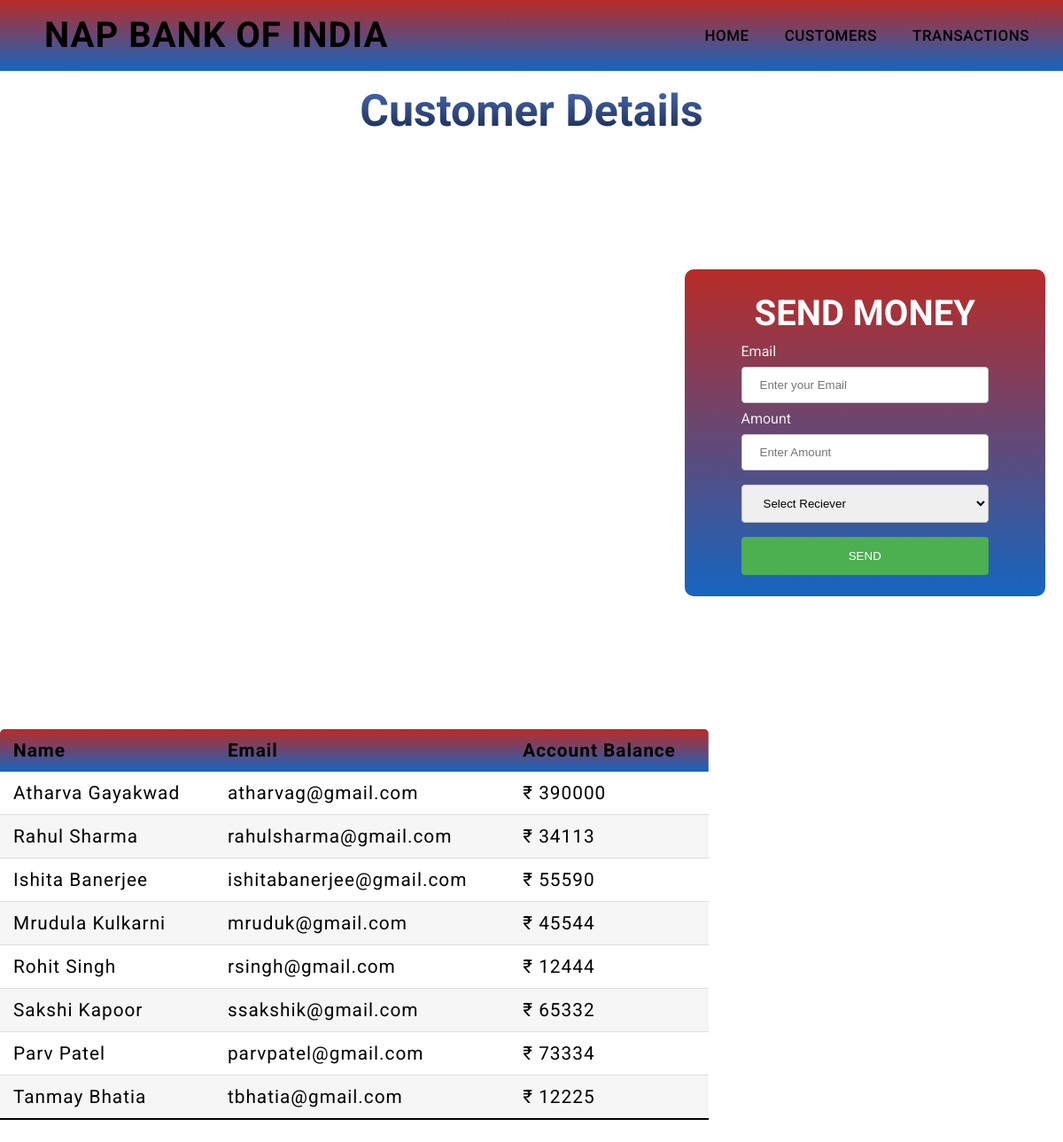
Before: /customers/ with the older database file.
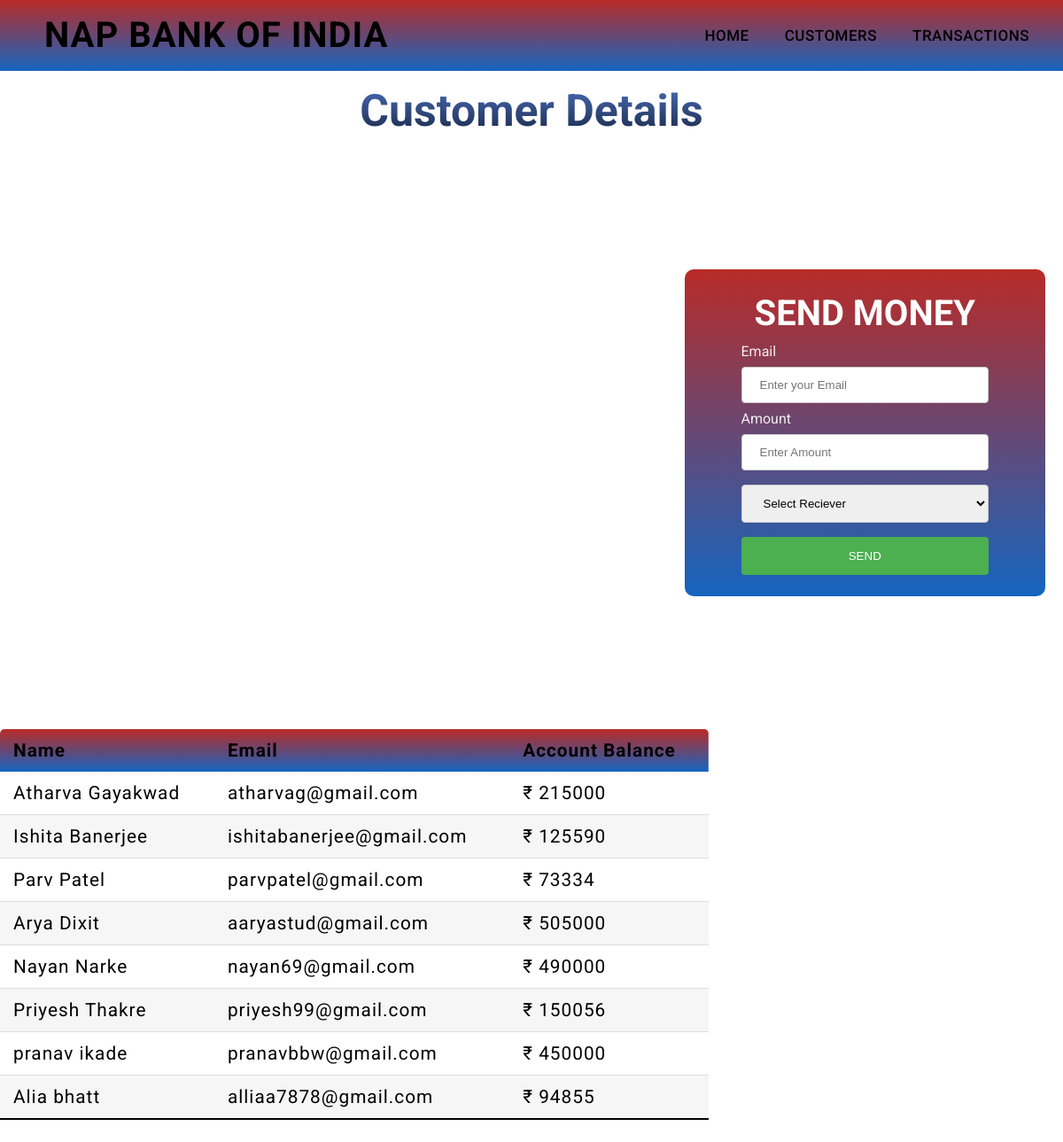
After: the same page with the newer database file.
### tsf/models.py (models this page shows, shortened)
class CustomerDetailModel(models.Model):
    name = models.CharField(max_length=100)
    email = models.EmailField(max_length=100)
    available_balance = models.IntegerField()
    class Meta:
        verbose_name = 'Customer Detail'
        verbose_name_plural = 'Customer Details'

### tsf/views.py (the view, shortened to what this page needs)
# urls.py: path('customers/', views.customers, name="customers"),
def customers(request):
    customers = CustomerDetailModel.objects.all()
    context = {
        'customers': customers
    }
    return render(request, 'customerpage.html', context)

### templates/customerpage.html (shortened to what this page needs)
{% extends 'index.html' %}
{% load static %}
{% block content %}
    <div class="label-div">
        <label class="heading">Customer Details</label><br>
    </div>
	<aside>
	<div class="center">
		<h2 class="t2">SEND MONEY</h2>
		<form method="post">
		<div class="text-field">
			<label>Email</label>
			<input type="Email" name="send_email" placeholder="Enter your Email">
		</div>
		<div class="text-field">
			<label>Amount</label>
			<input type="text" name="amount" placeholder="Enter Amount">
		</div>
			<select id="email" name="email">
				<option value="{{email}}">Select Reciever </option>
			</select><br>
			<input type="submit" name="submit" value="SEND">
		</form>
	</div>
	</aside>
	<section>
		<table class="table1">
			<thead>
				<tr>
					<th>Name</th>
					<th>Email</th>
					<th>Account Balance</th>
				</tr>
			</thead>
			<body>
				{% for i in customers %}
				<tr>
					<td>{{i.name}}</td>
					<td>{{i.email}}</td>
					<td>₹ {{i.available_balance}}</td>
				</tr>
				{% endfor %}
			</body>
		</table>
	</section>
{% endblock %}

### templates/index.html (shortened to what this page needs)
{% load static %}
<!DOCTYPE html>
<html lang="en">
<head>
	<link rel="stylesheet" href="{% static 'style.css' %}">
	<link rel="stylesheet" href="https://cdnjs.cloudflare.com/ajax/libs/font-awesome/4.7.0/css/font-awesome.min.css">
</head>
<body>
    {% include 'includes/navbar.html' %}
    {% block content %} {% endblock %}
</body>
</html>

### templates/includes/navbar.html (shortened to what this page needs)
{% load static %}
<nav>
    <a href="{% url 'home' %}" class="logo">NAP Bank of India</a>
    <ul>
        <li><a href="{% url 'home' %}">Home</a></li>
        <li><a href="{% url 'customers' %}">Customers</a></li>
        <li><a href="{% url 'transactions' %}">Transactions</a></li>
    </ul>
</nav>

### static/style.css (style rules this page uses)
:root { --primary-color:linear-gradient(#b92b27, #1565C0); --font-used: "Roboto", sans-serif; }
* { padding: 0; margin: 0; text-decoration: none; box-sizing: border-box; }
nav { background: var(--primary-color); height: 80px; width: 100%; }
a.logo { font-family: var(--font-used); color: black; font-size: 2.5rem; line-height: 80px; letter-spacing: 1px; padding: 0 50px; font-weight: bold; text-transform: uppercase; }
nav ul { float: right; margin-right: 20px; }
nav ul li { display: inline-block; line-height: 80px; margin: 0 5px; letter-spacing: 0.5px; font-weight: 500; }
nav ul li a { color: black; font-size: 17px; padding: 7px 13px; border: 3px; text-transform: uppercase; font-family: "Roboto", sans-serif; }
.heading { background: linear-gradient(#4b6cb7, #182848); -webkit-background-clip: text; color: transparent; font-size: 50px; padding: 0 50px; font-weight: bold; font-family: var(--font-used); }
.label-div { text-align: center; padding-top: 1rem; }
.t2 { color: white; font-family: var(--font-used); font-size: 2.5rem; }
.table1 { border-collapse: collapse; margin: 25px 0; font-size: 1.3em; min-width: 800px; border-radius: 5px 5px 0 0; overflow: hidden; box-shadow: 0 0 20px rbga(0, 0, 0, 0.15); }
.table1 thead tr { background: var(--primary-color); color: black; text-align: left; font-weight: bold; letter-spacing: 0.5px; }
.table1 th, .table1 td { padding: 12px 15px; font-family: var(--font-used); letter-spacing: 1px; }
.table1 tbody tr { border-bottom: 1px solid #dddddd; }
.table1 tbody tr:nth-of-type(even) { background-color: #f3f3f3b6; }
.table1 tbody tr:last-of-type { border-bottom: 2px solid; border-color: var(--primary-color); }
.center { position: relative; float: right; background: var(--primary-color); overflow: hidden; margin: 150px 20px; border-radius: 10px; padding: 1rem 1.5rem; }
h2 { text-align: center; font-size: 50px; padding: 10px 20px; }
.center form { padding: 0 40px; }
.center label { color: #eee; font-family: var(--font-used); }
input[type="text"], #email, input[type="email"] { width: 100%; padding: 12px 20px; margin: 8px 0; display: inline-block; border: 1px solid #ccc; border-radius: 4px; }
input[type="submit"] { width: 100%; background-color: #4caf50; color: white; padding: 14px 20px; margin: 8px 0; border: none; border-radius: 4px; cursor: pointer; }

Changed rows visible on the page:
removed CustomerDetailModel: name "Rahul Sharma", email "rahulsharma@gmail.com", available_balance "34113"
removed CustomerDetailModel: name "Mrudula Kulkarni", email "mruduk@gmail.com", available_balance "45544"
removed CustomerDetailModel: name "Rohit Singh", email "rsingh@gmail.com", available_balance "12444"
removed CustomerDetailModel: name "Sakshi Kapoor", email "ssakshik@gmail.com", available_balance "65332"
removed CustomerDetailModel: name "Tanmay Bhatia", email "tbhatia@gmail.com", available_balance "12225"
changed CustomerDetailModel "Atharva Gayakwad": available_balance "390000" → "215000"
changed CustomerDetailModel "Ishita Banerjee": available_balance "55590" → "125590"
added CustomerDetailModel: name "Arya Dixit", email "aaryastud@gmail.com", available_balance "505000"
added CustomerDetailModel: name "Nayan Narke", email "nayan69@gmail.com", available_balance "490000"
added CustomerDetailModel: name "Priyesh Thakre", email "priyesh99@gmail.com", available_balance "150056"
added CustomerDetailModel: name "pranav ikade", email "pranavbbw@gmail.com", available_balance "450000"
added CustomerDetailModel: name "Alia bhatt", email "alliaa7878@gmail.com", available_balance "94855"
